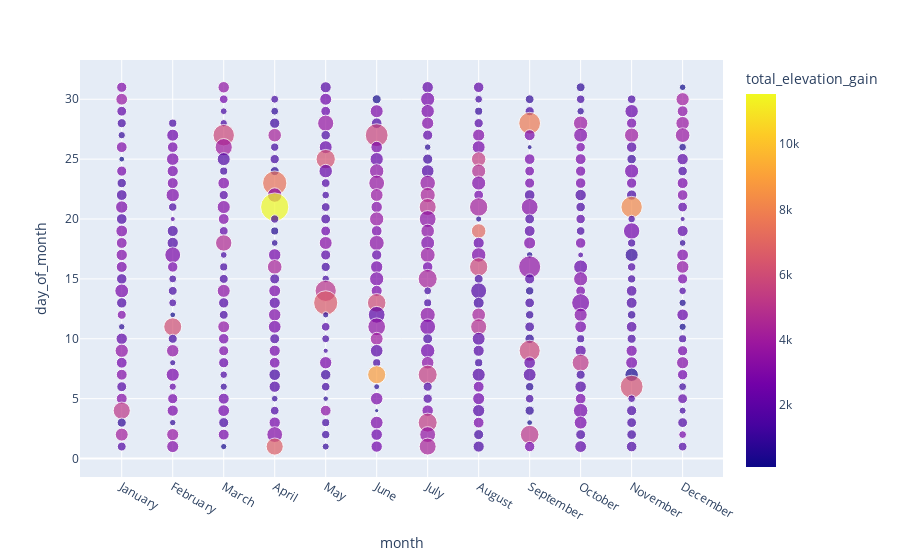

Notebook code cell kept with this figure:
### Code cell
max_vert_scatter_plot(df)

### Figure 1 — Plotly figure (JSON) as saved in the notebook; plotly's stock layout.template omitted (floating-point values rounded to 4 significant figures; data arrays with more than 128 entries replaced by an {"elided": "..."} marker saying what was removed)
{"data": [{"customdata": {"elided": "365x4 mixed values"}, "hovertemplate": "Name: %{customdata[1]}<br>Type: %{customdata[3]}<br>Date: %{x} %{y}, %{customdata[0]}<br>Elevation: %{customdata[2]}", "legendgroup": "", "marker": {"color": {"elided": "365 float values"}, "coloraxis": "coloraxis", "size": {"elided": "365 float values"}, "sizemode": "area", "sizeref": 0.03735, "symbol": "circle"}, "mode": "markers", "name": "", "orientation": "v", "showlegend": false, "type": "scatter", "x": {"elided": "365 str values"}, "xaxis": "x", "y": {"elided": "365 int values"}, "yaxis": "y"}], "layout": {"coloraxis": {"colorbar": {"title": {"text": "total_elevation_gain"}}, "colorscale": [[0, "#0d0887"], [0.1111, "#46039f"], [0.2222, "#7201a8"], [0.3333, "#9c179e"], [0.4444, "#bd3786"], [0.5556, "#d8576b"], [0.6667, "#ed7953"], [0.7778, "#fb9f3a"], [0.8889, "#fdca26"], [1, "#f0f921"]]}, "legend": {"itemsizing": "constant", "tracegroupgap": 0}, "margin": {"t": 60}, "xaxis": {"anchor": "y", "categoryarray": ["January", "February", "March", "April", "May", "June", "July", "August", "September", "October", "November", "December"], "categoryorder": "array", "domain": [0, 1], "title": {"text": "month"}}, "yaxis": {"anchor": "x", "domain": [0, 1], "title": {"text": "day_of_month"}}}}
